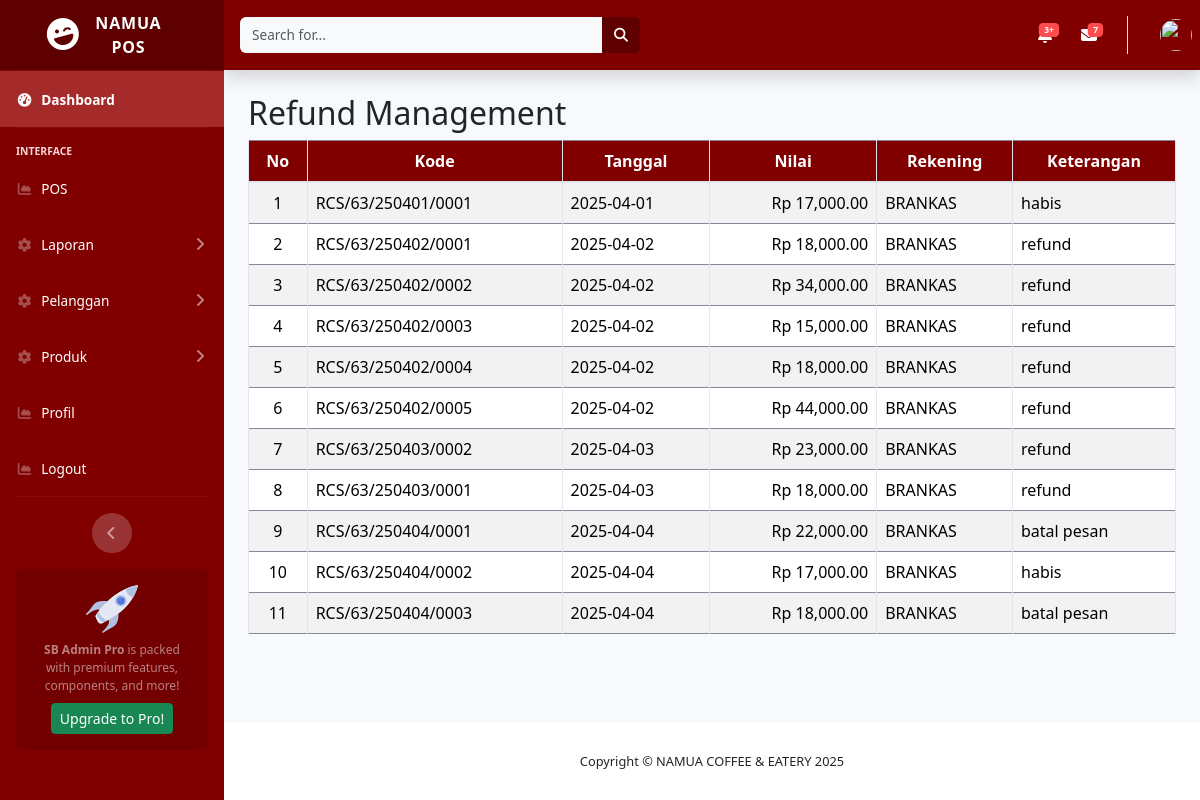
Page /index.php/refund/refund_umum on the committed database.
### tables this page shows
CREATE TABLE `bl_refund`  (
  `id` int(11) NOT NULL AUTO_INCREMENT,
  `kode` varchar(50) NOT NULL,
  `tanggal` date NOT NULL,
  `nilai` decimal(15, 2) NOT NULL,
  `rekening` int(11) NOT NULL,
  `keterangan` text NULL,
  `created_at` datetime(0) NULL DEFAULT current_timestamp(0),
  `updated_at` datetime(0) NULL DEFAULT current_timestamp(0) ON UPDATE CURRENT_TIMESTAMP(0),
  PRIMARY KEY (`id`) USING BTREE,
  INDEX `rekening`(`rekening`) USING BTREE,
  CONSTRAINT `bl_refund_ibfk_1` FOREIGN KEY (`rekening`) REFERENCES `bl_rekening` (`id`) ON DELETE CASCADE ON UPDATE RESTRICT
);

CREATE TABLE `bl_rekening`  (
  `id` int(11) NOT NULL AUTO_INCREMENT,
  `nama_rekening` varchar(100) NOT NULL,
  `created_at` datetime(0) NULL DEFAULT current_timestamp(0),
  `updated_at` datetime(0) NULL DEFAULT current_timestamp(0) ON UPDATE CURRENT_TIMESTAMP(0),
  PRIMARY KEY (`id`) USING BTREE
);

### application/controllers/Refund.php (called while the page is built, shortened)
<?php
class Refund extends CI_Controller {
    public function __construct() {
        $this->load->model('Refund_model');
        $this->load->model('Rekening_model');
    }
    public function refund_umum() {
        $start_date = $this->input->get('start_date') ?: date('Y-m-01');
        $end_date = $this->input->get('end_date') ?: date('Y-m-d');
        $data['refunds'] = $this->Refund_model->get_filtered_refunds($start_date, $end_date);
        $data['rekening_list'] = $this->Rekening_model->get_all();
        $data['start_date'] = $start_date;
        $data['end_date'] = $end_date;
        $this->load->view('templates/header', $data);
        $this->load->view('refund_umum', $data);
        $this->load->view('templates/footer');
    }
}

### index.php (called while the page is built, shortened)
<?php
require_once BASEPATH.'core/CodeIgniter.php';

### application/models/Refund_model.php (called while the page is built, shortened)
<?php
class Refund_model extends CI_Model {
    public function get_filtered_refunds($start_date, $end_date) {
        $this->db->select('bl_refund.*, bl_rekening.nama_rekening AS rekening_name');
        $this->db->from('bl_refund');
        $this->db->join('bl_rekening', 'bl_refund.rekening = bl_rekening.id', 'left');
        $this->db->where('tanggal >=', $start_date);
        $this->db->where('tanggal <=', $end_date);
        $this->db->order_by('tanggal', 'ASC');
        return $this->db->get()->result_array();
    }
}

### application/views/refund_umum.php (the view)
<div class="container-fluid">
    <h2>Refund Management</h2>
    <div class="table-responsive">
        <table class="table table-bordered table-striped">
            <thead>
                <tr class="text-center">
                    <th>No</th>
                    <th>Kode</th>
                    <th>Tanggal</th>
                    <th>Nilai</th>
                    <th>Rekening</th>
                    <th>Keterangan</th>
                </tr>
            </thead>
            <tbody>
                <?php $no = 1; foreach ($refunds as $refund): ?>
                    <tr>
                        <td class="text-center"><?= $no++ ?></td>
                        <td><?= $refund['kode'] ?></td>
                        <td><?= $refund['tanggal'] ?></td>
                        <td class="text-right">Rp <?= number_format($refund['nilai'], 2) ?></td>
                        <td><?= $refund['rekening_name'] ?></td>
                        <td><?= $refund['keterangan'] ?></td>
                    </tr>
                <?php endforeach; ?>
            </tbody>
        </table>
    </div>
</div>

### assets/css/custom.css (style rules this page uses)
:root { --primary: #800000; --primary-hover: #660000; --primary-light: #a52a2a; --text-light: #fff; }
.card-header, .table thead th { background-color: var(--primary); color: var(--text-light); }

### assets/css/maroon-theme.css (style rules this page uses)
:root { --maroon: #800000; --maroon-dark: #5e0000; --maroon-light: #a52a2a; }

### rows in the picture
bl_refund: kode "RCS/63/250401/0001", tanggal "2025-04-01", nilai "17,000.00", rekening.nama_rekening "BRANKAS", keterangan "habis"
bl_refund: kode "RCS/63/250402/0001", tanggal "2025-04-02", nilai "18,000.00", rekening.nama_rekening "BRANKAS", keterangan "refund"
bl_refund: kode "RCS/63/250402/0002", tanggal "2025-04-02", nilai "34,000.00", rekening.nama_rekening "BRANKAS", keterangan "refund"
bl_refund: kode "RCS/63/250402/0003", tanggal "2025-04-02", nilai "15,000.00", rekening.nama_rekening "BRANKAS", keterangan "refund"
bl_refund: kode "RCS/63/250402/0004", tanggal "2025-04-02", nilai "18,000.00", rekening.nama_rekening "BRANKAS", keterangan "refund"
bl_refund: kode "RCS/63/250402/0005", tanggal "2025-04-02", nilai "44,000.00", rekening.nama_rekening "BRANKAS", keterangan "refund"
bl_refund: kode "RCS/63/250403/0002", tanggal "2025-04-03", nilai "23,000.00", rekening.nama_rekening "BRANKAS", keterangan "refund"
bl_refund: kode "RCS/63/250403/0001", tanggal "2025-04-03", nilai "18,000.00", rekening.nama_rekening "BRANKAS", keterangan "refund"
bl_refund: kode "RCS/63/250404/0001", tanggal "2025-04-04", nilai "22,000.00", rekening.nama_rekening "BRANKAS", keterangan "batal pesan"
bl_refund: kode "RCS/63/250404/0002", tanggal "2025-04-04", nilai "17,000.00", rekening.nama_rekening "BRANKAS", keterangan "habis"
bl_refund: kode "RCS/63/250404/0003", tanggal "2025-04-04", nilai "18,000.00", rekening.nama_rekening "BRANKAS", keterangan "batal pesan"
